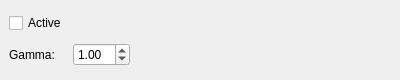
<?xml version="1.0" encoding="UTF-8"?>
<ui version="4.0">
 <class>GammaWidget</class>
 <widget class="QWidget" name="GammaWidget">
  <property name="geometry">
   <rect>
    <x>0</x>
    <y>0</y>
    <width>400</width>
    <height>80</height>
   </rect>
  </property>
  <property name="windowTitle">
   <string>Form</string>
  </property>
  <layout class="QHBoxLayout" name="horizontalLayout">
   <property name="spacing">
    <number>6</number>
   </property>
   <property name="leftMargin">
    <number>9</number>
   </property>
   <property name="topMargin">
    <number>9</number>
   </property>
   <property name="rightMargin">
    <number>9</number>
   </property>
   <property name="bottomMargin">
    <number>9</number>
   </property>
   <item>
    <layout class="QGridLayout" name="gridLayout_2">
     <item row="1" column="0">
      <widget class="QLabel" name="gamma_label">
       <property name="text">
        <string>Gamma:</string>
       </property>
      </widget>
     </item>
     <item row="0" column="0">
      <widget class="QCheckBox" name="active_checkbox">
       <property name="toolTip">
        <string>Enable/disable gamma correction</string>
       </property>
       <property name="text">
        <string>Active</string>
       </property>
      </widget>
     </item>
     <item row="1" column="1">
      <widget class="QDoubleSpinBox" name="gamma_spinbox">
       <property name="toolTip">
        <string>Gamma correction value. Values &gt; 1 brighten shadows, values &lt; 1 darken them</string>
       </property>
       <property name="decimals">
        <number>2</number>
       </property>
       <property name="minimum">
        <double>0.100000000000000</double>
       </property>
       <property name="maximum">
        <double>10.000000000000000</double>
       </property>
       <property name="singleStep">
        <double>0.100000000000000</double>
       </property>
       <property name="value">
        <double>1.000000000000000</double>
       </property>
      </widget>
     </item>
    </layout>
   </item>
   <item>
    <spacer name="horizontalSpacer">
     <property name="orientation">
      <enum>Qt::Orientation::Horizontal</enum>
     </property>
     <property name="sizeHint" stdset="0">
      <size>
       <width>40</width>
       <height>20</height>
      </size>
     </property>
    </spacer>
   </item>
  </layout>
 </widget>
 <resources/>
 <connections/>
</ui>
